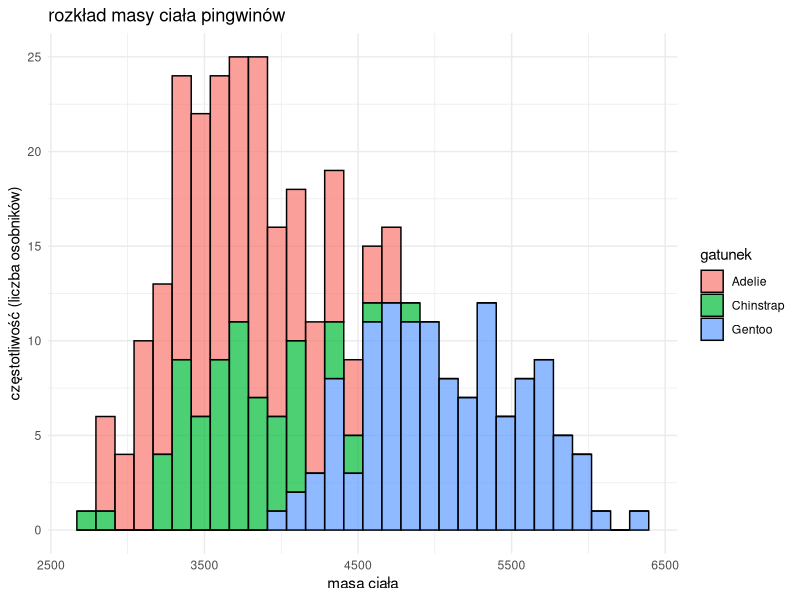
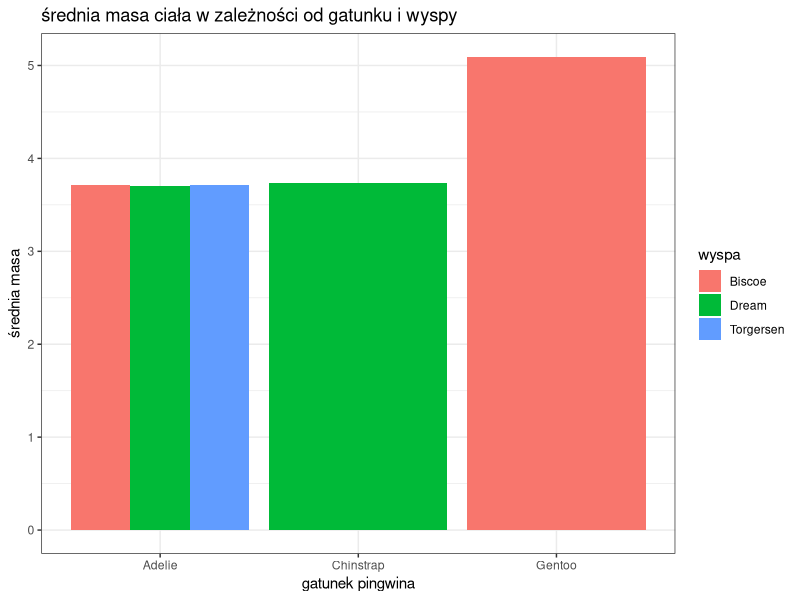
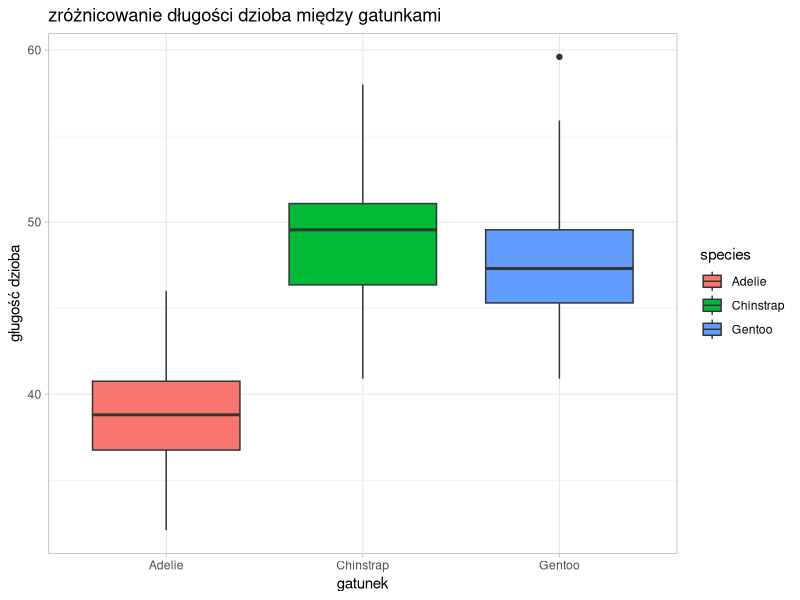

R code for these plots, in order:
## ---- chunk 1
library(tidyverse)
library(palmerpenguins)
data("penguins")

tabela_wynikowa <- penguins %>%
  #usuwanie tych z brakami
  filter(!is.na(sex), !is.na(body_mass_g)) %>%
  group_by(species, island) %>%
  summarise(
    liczba_pingwinow = n(),
    srednia_masa_g = mean(body_mass_g),
    .groups = 'drop'
  ) %>%
  
  mutate(srednia_masa_kg = srednia_masa_g / 1000)
print(tabela_wynikowa)

ggplot(penguins, aes(x = body_mass_g, fill = species)) +
  geom_histogram(bins = 30, alpha = 0.7, color = "black") +
  labs(
    title = "rozkład masy ciała pingwinów",
    x = "masa ciała",
    y = "częstotliwość (liczba osobników)",
    fill = "gatunek"
  ) +
  theme_minimal()

ggplot(tabela_wynikowa, aes(x = species, y = srednia_masa_kg, fill = island)) +
  geom_col(position = "dodge") +
  labs(
    title = "średnia masa ciała w zależności od gatunku i wyspy",
    x = "gatunek pingwina",
    y = "średnia masa",
    fill = "wyspa"
  ) +
  theme_bw()

ggplot(penguins, aes(x = species, y = bill_length_mm, fill = species)) +
  geom_boxplot() +
  labs(
    title = "zróżnicowanie długości dzioba między gatunkami",
    x = "gatunek",
    y = "gługość dzioba"
  ) +
  theme_light()
